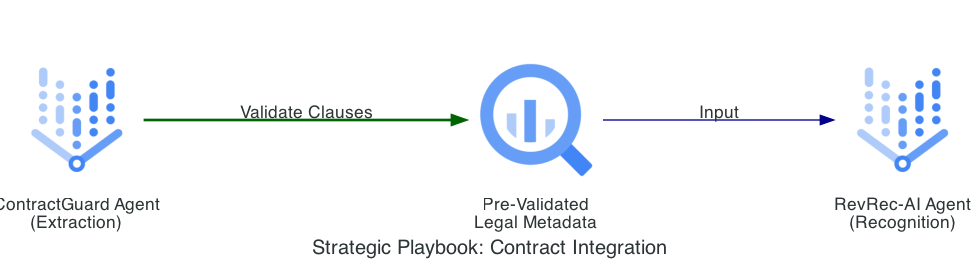

Write the Python code that produced this figure.
from diagrams import Diagram, Cluster, Edge
from diagrams.gcp.ml import VertexAI
from diagrams.gcp.analytics import BigQuery
from diagrams.gcp.compute import Run

graph_attr = {"pad": "0.1", "nodesep": "1.5", "ranksep": "2.0", "bgcolor": "transparent"}

with Diagram("Strategic Playbook: Contract Integration", show=False, filename="contractguard_strategic_playbook", direction="LR", graph_attr=graph_attr):
    contract_agent = VertexAI("ContractGuard Agent\n(Extraction)")
    valid_data = BigQuery("Pre-Validated\nLegal Metadata")
    revrec_agent = VertexAI("RevRec-AI Agent\n(Recognition)")
    
    contract_agent >> Edge(label="Validate Clauses", color="darkgreen", style="bold") >> valid_data >> Edge(label="Input", color="darkblue") >> revrec_agent
